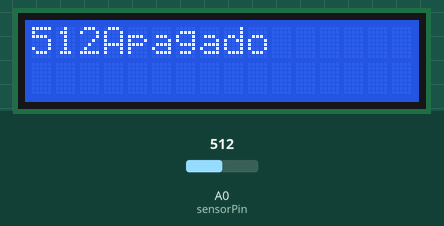
Simulated run of this sketch. Board: Arduino Uno, built with avr-gcc and run on an emulated ATmega328P. Shown: 16×2 character LCD. The test bench sets the inputs (shaded band); at power-on: A0 (sensorPin) = 512.

Above: at 1.2 s.
1.3 s: A0 (sensorPin) set to 690
At 3.0 s:
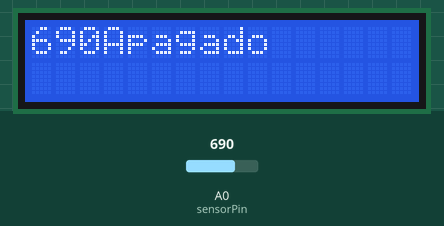
4.4 s: A0 (sensorPin) set to 714
At 6.0 s:
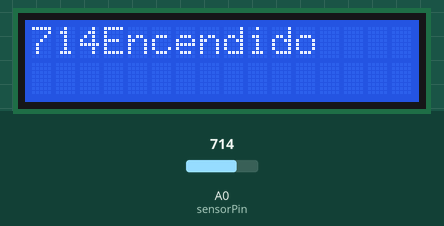
7.5 s: A0 (sensorPin) set to 900
At 8.3 s:
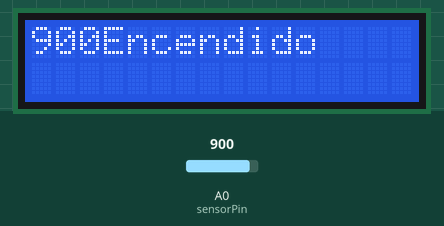
Timing chart, 0 to 10.5 s (numbered marks = the images above; inputs shaded):
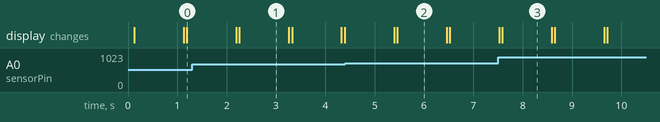

Measured:
- the behaviour switches between 700 and 701 on A0 (sensorPin) (found by bisection; images 1 and 2)
- after the input at 1.3 s, the display: first changes after 0.90 s (image 1 shows a later state)
- after the input at 4.4 s, the display: first changes after 0.99 s (image 2 shows a later state)
- after the input at 7.5 s, the display: first changes at once (image 3 shows a later state)
- what the display in image 1 shows lasts 1.0 s, from 2.3 s to 3.3 s

The sketch:

sensor_humedad.ino
```cpp
// include the library code:
#include <LiquidCrystal.h>
const int sensorPin= A0;
const int sensorventi = 10;
// initialize the library with the numbers of the interface pins
LiquidCrystal lcd(12, 11, 5, 4, 3, 2);

void setup() {
  // set up the LCD's number of columns and rows:
  pinMode(sensorventi, OUTPUT);
  lcd.begin(16, 2);
  Serial.begin(9600);
  // Print a message to the LCD.
 // lcd.print("lagrimon");
}

void loop() {
  // set the cursor to column 0, line 1
  // (note: line 1 is the second row, since counting begins with 0):
  lcd.setCursor(0, 1);
  // print the number of seconds since reset:
 // lcd.print(millis() / 1000);
 int value = analogRead(sensorPin);
  float millivolts = (value / 1023.0) * 5000;
  float celsius = millivolts / 10;
  lcd.print(celsius);
   lcd.print(" C");
   lcd.begin(16, 2);
   int humedad = analogRead(sensorPin);
    lcd.print(humedad);

   if(humedad <= 500)
   {
        digitalWrite(sensorventi, HIGH);
       lcd.print("Apagado");
      //hacer las acciones necesarias
   }
   if(humedad > 500 and humedad <= 700)
   {
      digitalWrite(sensorventi, HIGH);
       lcd.print("Apagado");
      //hacer las acciones necesarias
    }
    if(humedad > 700)
    {
      digitalWrite(sensorventi, LOW);
       lcd.print("Encendido");
      //hacer las acciones necesarias
    }


  delay(1000);
}
```
